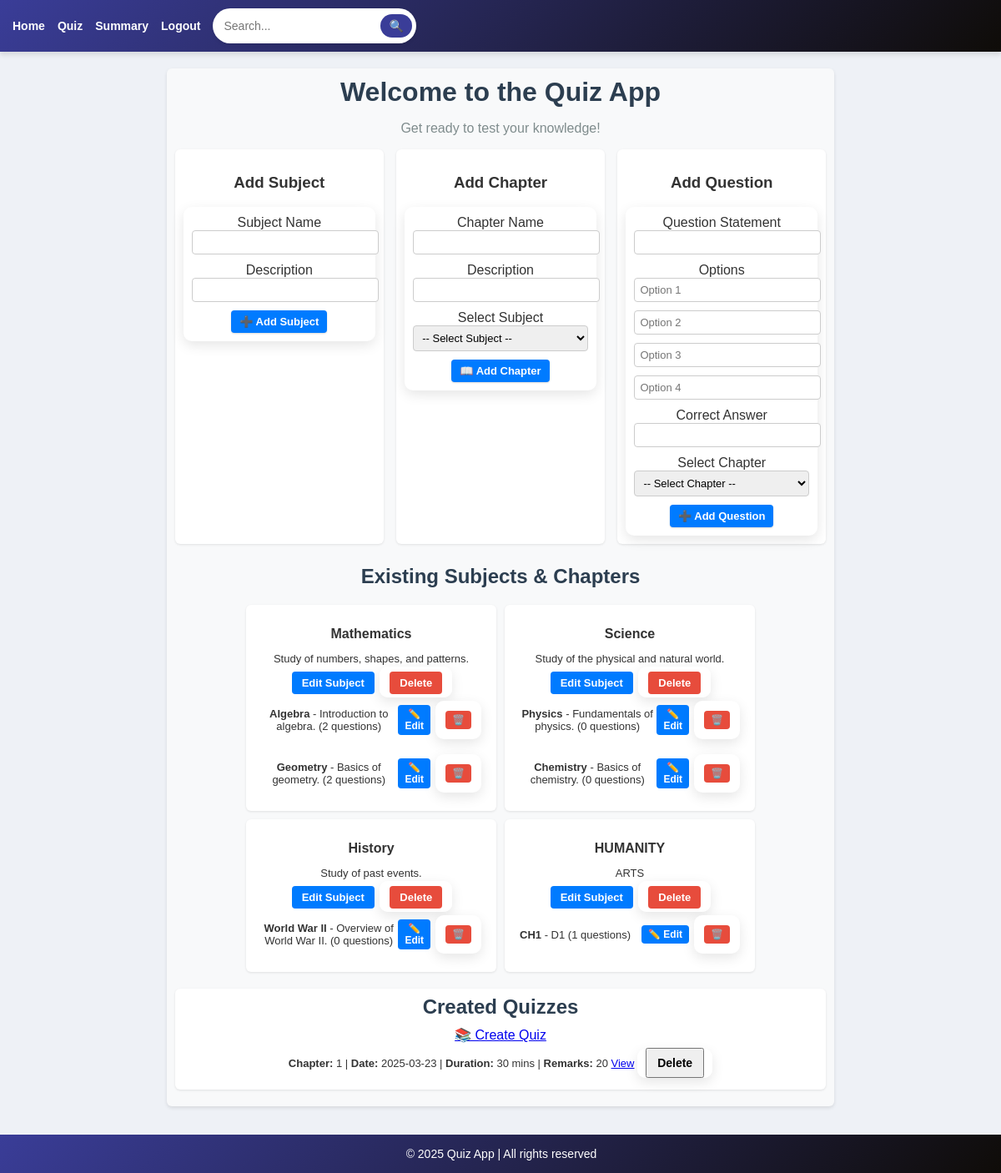
The app's page /admin_dashboard (signed in), older data.
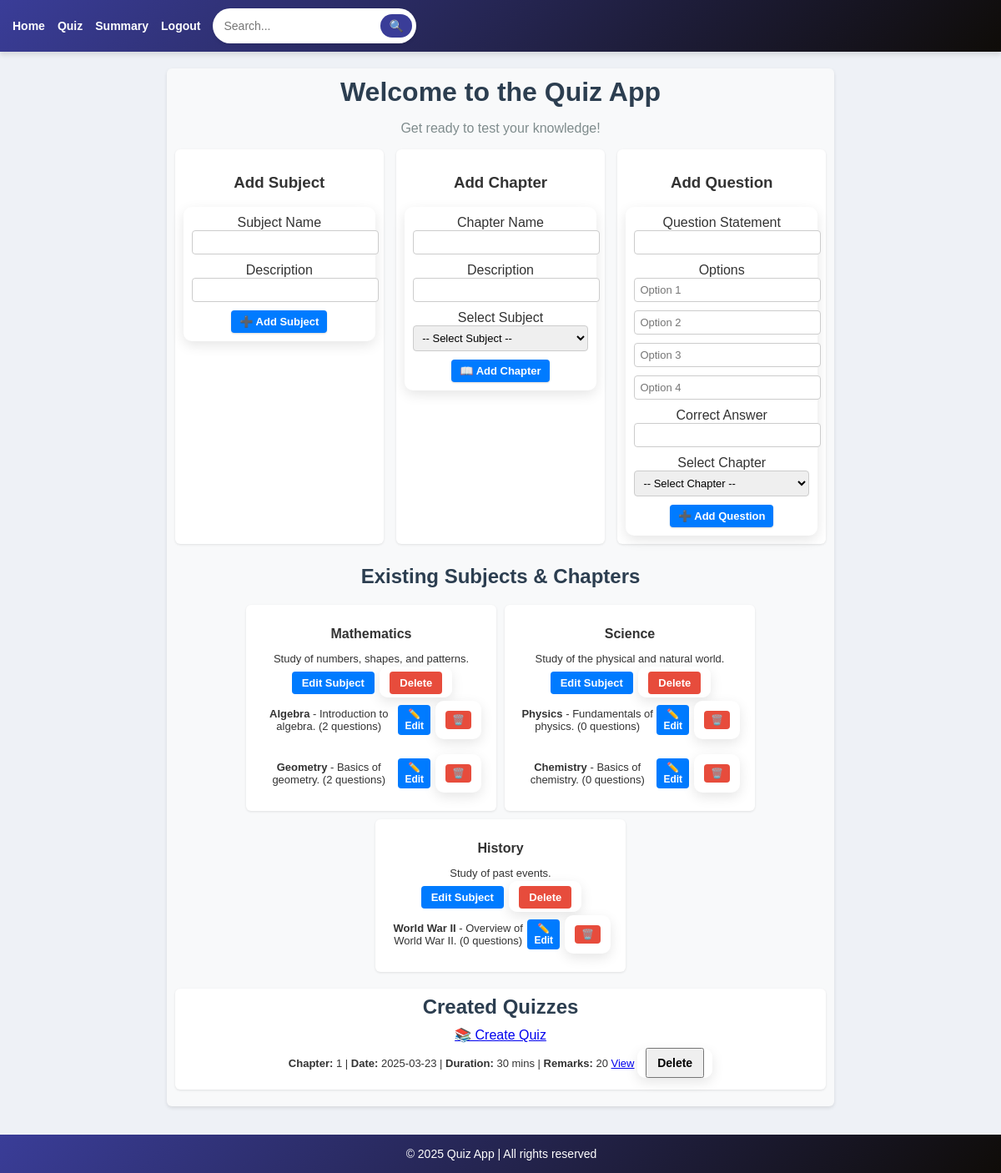
The same page, newer data.
### models.py (models this page shows, shortened)
class Subject(db.Model):
    __tablename__ = 'subjects'
    id = db.Column(db.Integer, primary_key=True)
    subject_name = db.Column(db.String(80), unique=True, nullable=False)
    description = db.Column(db.String(255), nullable=True)
    chapters = db.relationship('Chapter', backref='subject', cascade="all, delete-orphan", lazy=True)

class Chapter(db.Model):
    __tablename__ = 'chapters'
    id = db.Column(db.Integer, primary_key=True)
    chapter_name = db.Column(db.String(80), unique=True, nullable=False)
    description = db.Column(db.String(255), nullable=True)
    subject_id = db.Column(db.Integer, db.ForeignKey('subjects.id'), nullable=False)
    quizzes = db.relationship('Quiz', back_populates='chapter', cascade="all, delete-orphan", lazy=True)
    questions = db.relationship('Question', back_populates='chapter', cascade="all, delete-orphan", lazy=True)

class Quiz(db.Model):
    __tablename__ = 'quiz'
    id = db.Column(db.Integer, primary_key=True)
    chapter_id = db.Column(db.Integer, db.ForeignKey('chapters.id'), nullable=False)
    name = db.Column(db.String(225), unique=True, nullable=False)
    date_of_quiz = db.Column(db.Date, nullable=True)
    time_duration = db.Column(db.Integer, nullable=True)
    remarks = db.Column(db.String(255), nullable=True)
    chapter = db.relationship('Chapter', back_populates='quizzes')
    scores = db.relationship('Score', backref='quiz', lazy=True)

### app.py (the view, shortened to what this page needs)
@app.route('/admin_dashboard', methods=['GET', 'POST'])
@admin_required
def admin_dashboard():
    subjects = Subject.query.all()
    chapters = Chapter.query.all()
    quizzes = Quiz.query.all()
    return render_template("admin_dashboard.html", subjects=subjects, chapters=chapters, quizzes=quizzes)

### app.py (called while the page is built)
def admin_required(f):
    @wraps(f)
    def decorated_function(*args, **kwargs):
        if "user_id" not in session or session.get('user_role') != 'admin':
            flash("Unauthorized access!", "danger")
            return redirect(url_for("login"))
        return f(*args, **kwargs)
    return decorated_function

### templates/admin_dashboard.html (shortened to what this page needs)
{% extends 'base.html' %}
{% block content %}
<div class="dashboard-container">
  <h1 class="text-center fw-bold">Welcome to the Quiz App</h1>
  <p class="text-center" style="color: #7f8c8d;">Get ready to test your knowledge!</p>
  <div class="forms-row">
    <div class="form-container">
      <h3 class="text-center">Add Subject</h3>
      <form method="POST">
        <label>Subject Name</label>
        <input type="text" name="subject_name" required>
        <label>Description</label>
        <input type="text" name="subject_description">
        <button type="submit">➕ Add Subject</button>
      </form>
    </div>
    <div class="form-container">
      <h3 class="text-center">Add Chapter</h3>
      <form method="POST">
        <label>Chapter Name</label>
        <input type="text" name="chapter_name" required>
        <label>Description</label>
        <input type="text" name="chapter_description">
        <label>Select Subject</label>
        <select name="subject_id" required>
          <option value="">-- Select Subject --</option>
        </select>
        <button type="submit">📖 Add Chapter</button>
      </form>
    </div>
    <div class="form-container">
      <h3 class="text-center">Add Question</h3>
      <form method="POST" action="{{ url_for('add_question') }}">
        <label>Question Statement</label>
        <input type="text" name="question_statement" required>
        <label>Options</label>
        <input type="text" name="option1" placeholder="Option 1" required>
        <input type="text" name="option2" placeholder="Option 2" required>
        <input type="text" name="option3" placeholder="Option 3" required>
        <input type="text" name="option4" placeholder="Option 4" required>
        <label>Correct Answer</label>
        <input type="text" name="correct_answer" required>
        <label>Select Chapter</label>
        <select name="chapter_id" required>
            <option value="">-- Select Chapter --</option>
        </select>
        <button type="submit">➕ Add Question</button>
      </form>
    </div>
  </div>
  <div class="subject-container">
    <h2 class="text-center">Existing Subjects & Chapters</h2>
    {% for subject in subjects %}
    <div class="subject-item">
      <h3 class="text-center">{{ subject.subject_name }}</h3>
      <p class="text-center text-muted">{{ subject.description }}</p>
      <div class="text-center">
        <a href="{{ url_for('edit_subject', subject_id=subject.id) }}" class="btn btn-warning"> Edit Subject</a>
        <form method="POST" action="{{ url_for('delete_subject', subject_id=subject.id) }}" style="display: inline;">
          <button type="submit" class="btn btn-danger" onclick="return confirm('Delete this subject?');">Delete</button>
        </form>
      </div>
      <div>
        {% for chapter in subject.chapters %}
          <div class="chapter-item">
            <span>
              <strong>{{ chapter.chapter_name }}</strong> - {{ chapter.description }} ({{ chapter.questions|length }} questions)
            </span>
            <div class="btn-actions">
              <a href="{{ url_for('edit_chapter', chapter_id=chapter.id) }}" class="btn btn-warning btn-sm">✏️ Edit</a>
              <form method="POST" action="{{ url_for('delete_chapter', chapter_id=chapter.id) }}" style="display: inline;">
                <button type="submit" class="btn btn-danger btn-sm" onclick="return confirm('Delete this chapter?');">🗑️</button>
              </form>
            </div>
          </div>
        {% endfor %}
      </div>
    </div>
    {% else %}
    <p class="text-center text-muted">No subjects available.</p>
    {% endfor %}
  </div>
  <div class="quiz-container" id="created-quizzes">
    <h2 class="text-center">Created Quizzes</h2>
    <div class="text-center">
      <a href="{{ url_for('create_quiz') }}" class="btn btn-primary">📚 Create Quiz</a>
    </div>
    {% if quizzes %}
    <ul>
      {% for quiz in quizzes %}
      <li>
        <strong>Chapter:</strong> {{ quiz.chapter_id }} |
        <strong>Date:</strong> {{ quiz.date_of_quiz }} |
        <strong>Duration:</strong> {{ quiz.time_duration }} mins |
        <strong>Remarks:</strong> {{ quiz.remarks }}
        <a href="{{ url_for('view_quiz', quiz_id=quiz.id) }}" class="btn btn-info">View</a>
        <form method="POST" action="{{ url_for('delete_quiz', quiz_id=quiz.id) }}" style="display: inline;">
          <button type="submit" class="btn btn-danger" onclick="return confirm('Delete this quiz?');">Delete</button>
        </form>
      </li>
      {% endfor %}
    </ul>
    {% else %}
    <p class="text-center text-muted">No quizzes available.</p>
    {% endif %}
  </div>
</div>
{% endblock %}

### templates/base.html (shortened to what this page needs)
<!DOCTYPE html>
<html lang="en">
<head>
</head>
<body>
    <nav>
        <ul>
            <li><a href="{{ url_for('index') }}">Home</a></li>
            <li><a href="{{ url_for('get_quiz') }}">Quiz</a></li>
            <li><a href="{{ url_for('summary') }}">Summary</a></li>
            <li><a href="{{ url_for('logout') }}">Logout</a></li>
            <li>
                <form action="{{ url_for('search') }}" method="GET" class="search-form">
                    <input type="text" name="query" placeholder="Search..." required>
                    <button type="submit">🔍</button>
                </form>
            </li>
        </ul>
    </nav>
    <main>
        {% block content %}
        {% endblock %}
    </main>
    <footer>
        <p>&copy; 2025 Quiz App | All rights reserved</p>
    </footer>
</body>
</html>

### templates/base.html (style rules this page uses)
form { background: white; padding: 10px; border-radius: 10px; box-shadow: 0px 5px 15px rgba(0, 0, 0, 0.1); }
input, select { border: 2px solid #3a3d98; border-radius: 10px; padding: 8px; }
button { font-size: 14px; font-weight: bold; padding: 8px 12px; }
body { font-family: 'Poppins', Arial, sans-serif; margin: 0; padding: 0; background-color: #eef1f6; color: #333; }
nav { background: linear-gradient(135deg, #3a3d98, #0f0c08); padding: 10px 15px; box-shadow: 0 4px 6px rgba(0, 0, 0, 0.1); }
nav ul { list-style: none; padding: 0; margin: 0; display: flex; align-items: center; }
nav ul li { margin-right: 15px; }
nav ul li a { color: white; text-decoration: none; font-weight: bold; font-size: 14px; transition: color 0.3s; }
.search-form { display: flex; align-items: center; background: white; border-radius: 25px; padding: 5px; box-shadow: 0 2px 4px rgba(0, 0, 0, 0.1); }
.search-form input { padding: 8px; border: none; border-radius: 25px; outline: none; width: 180px; font-size: 14px; }
.search-form button { padding: 6px 10px; background-color: #3a3d98; color: white; border: none; border-radius: 25px; cursor: pointer; font-size: 14px; transition: background 0.3s; }
main { padding: 20px; padding-bottom: 80px; text-align: center; max-width: 800px; margin: auto; }
footer { text-align: center; padding: 1px; background: linear-gradient(135deg, #3a3d98, #0f0c08); color: white; position: fixed; bottom: 0; width: 100%; font-size: 14px; }

### templates/admin_dashboard.html (style rules this page uses)
.dashboard-container { max-width: 100%; margin: auto; padding: 10px; background-color: #f8f9fa; border-radius: 6px; box-shadow: 0 2px 4px rgba(0, 0, 0, 0.1); }
h1, h2 { color: #2c3e50; margin: 0 0 10px; }
.forms-row { display: flex; gap: 10px; justify-content: space-between; flex-wrap: nowrap; margin-bottom: 15px; }
.form-container { background: #fff; padding: 10px; border-radius: 6px; box-shadow: 0 1px 3px rgba(0, 0, 0, 0.1); width: 32%; box-sizing: border-box; }
.form-container input, .form-container select { width: 100%; padding: 6px; margin-bottom: 10px; font-size: 13px; border: 1px solid #ccc; border-radius: 4px; transition: border-color 0.3s; }
.form-container button { padding: 6px 10px; font-size: 13px; border-radius: 4px; border: none; cursor: pointer; background: #007bff; color: #fff; box-shadow: 0 1px 2px rgba(0, 0, 0, 0.15); transition: background 0.3s; }
.subject-container { display: flex; flex-wrap: wrap; gap: 10px; justify-content: center; margin: 10px 0; padding: 10px; }
.subject-container h2 { width: 100%; text-align: center; margin-bottom: 10px; }
.subject-item { background-color: #fff; border-radius: 6px; box-shadow: 0 1px 3px rgba(0, 0, 0, 0.1); padding: 10px; width: 280px; text-align: center; }
.subject-item h3 { margin-bottom: 6px; font-size: 16px; }
.subject-item p { font-size: 13px; margin-bottom: 6px; }
.subject-item .btn { display: inline-block; padding: 6px 12px; font-size: 13px; font-weight: bold; border: none; border-radius: 4px; cursor: pointer; text-decoration: none; margin: 2px; }
.subject-item .btn-warning, .chapter-item .btn-warning { background-color: #007bff; color: #fff; transition: background-color 0.3s ease; }
.subject-item .btn-danger { background-color: #e74c3c; color: #fff; transition: background-color 0.3s ease; }
.chapter-item { display: flex; justify-content: space-between; align-items: center; background: none; border-radius: 4px; padding: 6px 8px; margin-bottom: 6px; font-size: 13px; }
.btn-actions { display: flex; gap: 4px; align-items: center; }
.chapter-item .btn-sm { display: inline-block; padding: 4px 8px; font-size: 12px; font-weight: bold; border: none; border-radius: 4px; cursor: pointer; text-decoration: none; }
.chapter-item .btn-danger { background-color: #e74c3c; color: #fff; transition: background-color 0.3s ease; }
.quiz-container { background-color: #fff; padding: 8px 10px; margin: 10px 0; border-radius: 6px; box-shadow: 0 1px 3px rgba(0, 0, 0, 0.1); }
.quiz-container ul { list-style-type: none; padding: 0; margin: 0; }
.quiz-container li { padding: 6px 8px; border-bottom: 1px solid #e9ecef; font-size: 13px; }
.quiz-container li:last-child { border-bottom: none; }
.text-center { text-align: center; }

Row changes from the older to the newer data that the page shows:
removed Subject: subject_name "HUMANITY", description "ARTS"
removed Chapter: chapter_name "CH1", description "D1", questions|length "1", shown under "HUMANITY"
